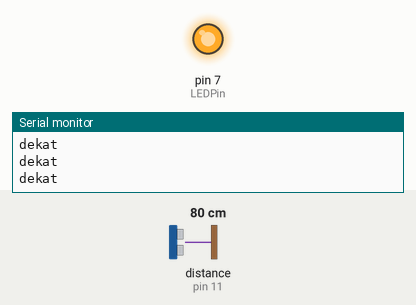
Recording of a sketch running on a simulated Arduino Uno, built with avr-gcc and run on an emulated ATmega328P. Parts: output pins drawn as LEDs (lit = HIGH), the last lines printed to the serial monitor. Wiring (inferred from the names in the program): ultrasonic range finder: trigger pin 10; echo pin 11. The test bench sets the inputs (shaded band); at power-on: distance to the obstacle (sensor on pin 11) 80 cm. The echo pulse lasts 58.3 µs per cm; pins used as bus, display or sensor lines are not drawn.

Above: at 1.2 s.
1.3 s: distance to the obstacle (sensor on pin 11) set to 120 cm
At 2.4 s:
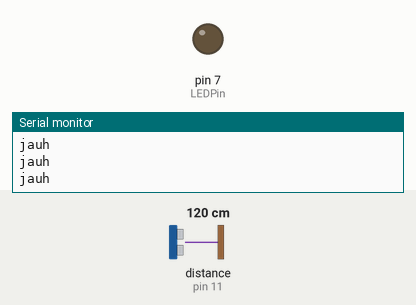
2.8 s: distance to the obstacle (sensor on pin 11) set to 2 cm
At 3.6 s:
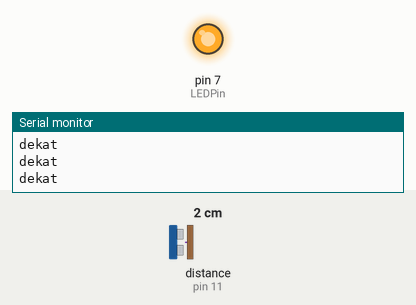
4.3 s: distance to the obstacle (sensor on pin 11) set to 250 cm
At 5.6 s:
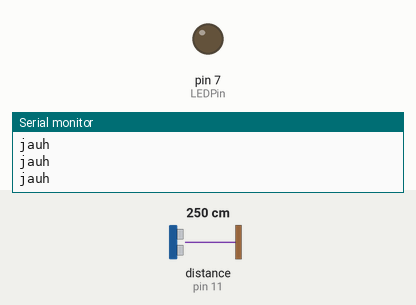
Timing chart, 0 to 7.3 s (numbered marks = the images above; inputs shaded):
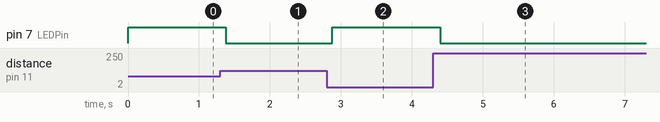

The sketch:

nyoba-sonar.ino
```cpp
// C++ code
//

// declar digital pin
const int triggerPin = 10; // output
const int echoPin = 11; // input
int LEDPin = 7;

void setup()
{
  // deklarasi input dan output sensor
  pinMode(triggerPin, OUTPUT);
  pinMode(echoPin, INPUT);
  // memulai serial monitor
  Serial.begin(9600);

  // pembacaan LED
  pinMode(LEDPin, OUTPUT);
}

void loop()
{
  // mematikan trigger pin untuk menghilangkan noice
  digitalWrite(triggerPin, LOW);
  delayMicroseconds(2);

  // memulai input output
  digitalWrite(triggerPin, HIGH);
  delayMicroseconds(10);
  digitalWrite(triggerPin, LOW);

  // pembacaan
  long duration = pulseIn(echoPin, HIGH);

  // pengkalkulasian jarak
  // 0.034 diambil dari kecepatan suara
  // satuan cm
  int distance = duration * 0.034 / 2;

  if (distance <= 100) {
    Serial.println("dekat");
  	digitalWrite(LEDPin, HIGH);
  } else if (distance > 100) {
    Serial.println("jauh");
  	digitalWrite(LEDPin, LOW);
  }

  delay(100);
}
```

Measured:
- after the input at 1.3 s, pin 7 (LEDPin): HIGH → LOW after 0.08 s
- after the input at 2.8 s, pin 7 (LEDPin): LOW → HIGH after 0.08 s
- after the input at 4.3 s, pin 7 (LEDPin): HIGH → LOW after 0.10 s
